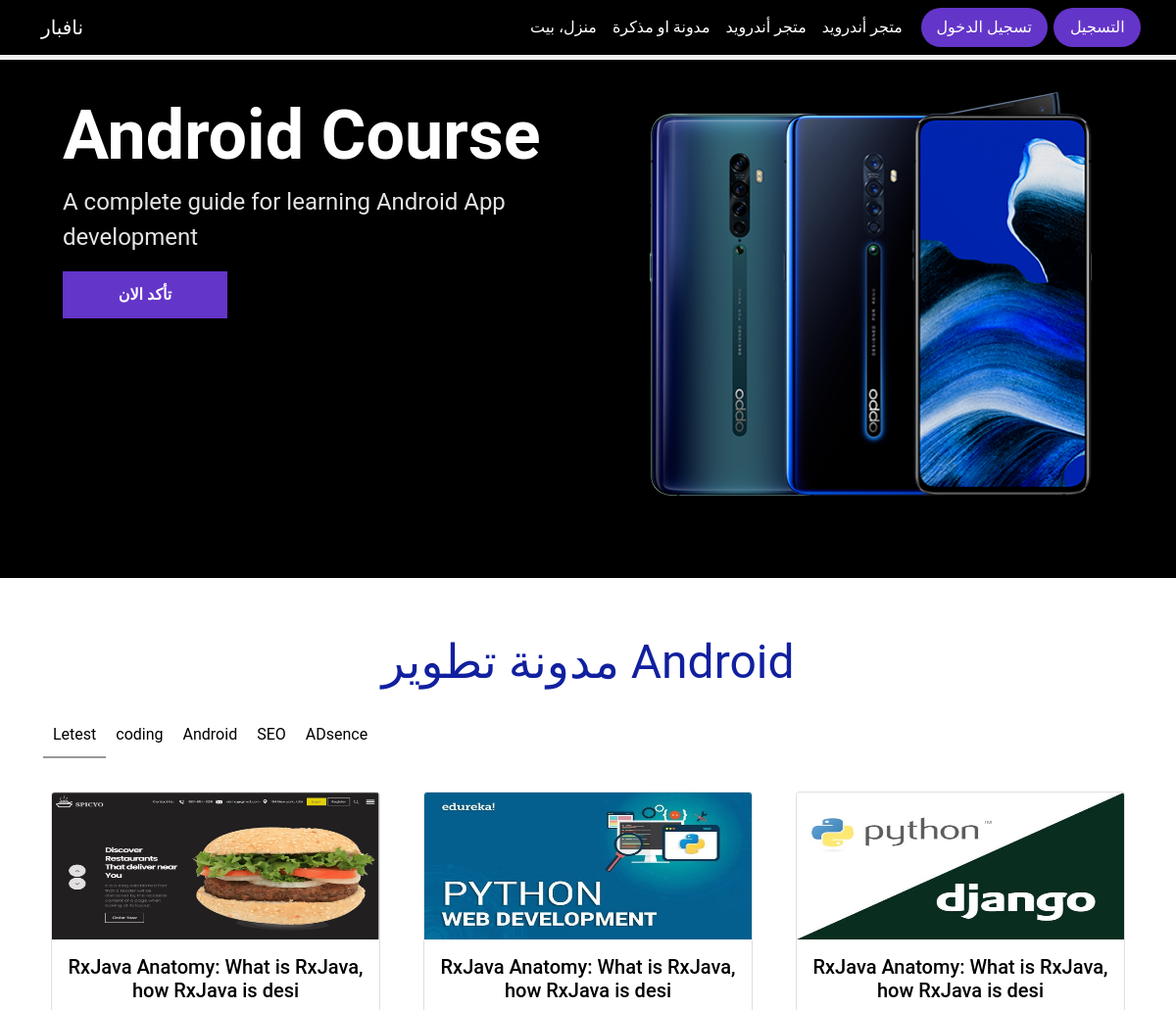
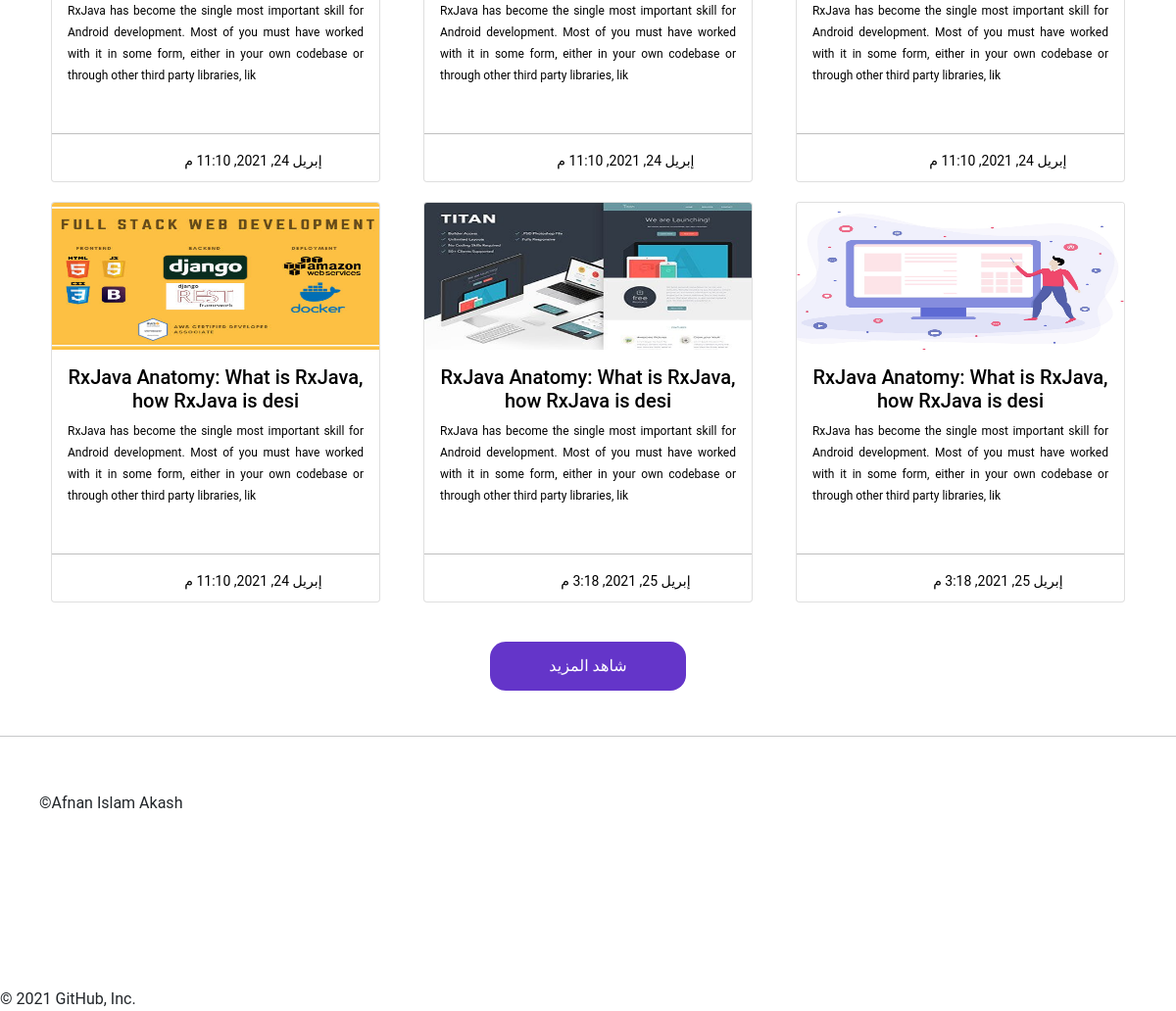
/ar/blog, run on the app's committed database (2 pictures, top to bottom).
### web_english/models.py (models this page shows, shortened)
class Head_titel(models.Model):
    titel=models.CharField(max_length=50,default="")
    subtitel=models.CharField(max_length=200,default="")
    button_link=models.CharField(max_length=200,default="")
    slide_image=models.ImageField(upload_to="static/slide_image/",default="")

class Category(models.Model):
    category=models.CharField(max_length=50)

class Blog(models.Model):
    titel=models.CharField(max_length=50)
    category=models.CharField(max_length=50)
    image=models.ImageField(upload_to="static/blog_image/")
    post=RichTextField(blank=True,null=True)
    date=models.DateTimeField(default=datetime.now())

### web_english/views.py (the view)
# urls.py: path('blog', views.blog, name="blog"),
def blog(request):
    blog=Blog.objects.all()
    blogcategory=Category.objects.all()
    sliderhead=Head_titel.objects.all()
    sendblog={
        'blog':blog,
        'category':blogcategory,
        "sliderhead":sliderhead
    }
    return render(request,"blog.html",sendblog)

### web_english/templates/blog.html (shortened to what this page needs)
{% extends 'base.html' %}
{% load static %}
{% load i18n %}
{% block head %}
<link rel="stylesheet" type="text/css" href="{% static 'css/style.css' %}">
{% endblock  %}
{% block body %}
    <div class="container-fluid slider" style="max-width:1324px;">
    	<div id="carouselExampleSlidesOnly" class="carousel slide container-fluid" data-bs-ride="carousel">
        <div class="carousel-inner" >
            <div class="carousel-item active ">
			{% for sliderhead in sliderhead %}
                <div class="slide_left">
                	<h1>{{sliderhead.titel}}</h1>
                	<div style="font-size:24px;color:#e5e5e5" class="sub header">{{sliderhead.subtitel}}</div>
					<button>{% trans "Check Now" %}</button>
                </div>
                <div class="slide_right">
                	<img src="{{sliderhead.slide_image.url}}">
                </div>
			{% endfor %}
            </div>
        </div>
        </div>
    </div>
    <div class="container" style="max-width:1324px;">
    	<div class="content_titel col-sm-12">
    	{% trans "Android Development Blog" %}
    	</div>
    </div>
    <div class="container-fluid" style="max-width:1324px;">
    	<div class="category">
    		<ul>
    			<li class="active_category"><a href="{% url 'blog' %}"> Letest</a></li>
				{% for i in category %}
    			<li><a href="{% url 'category' i.category %}">{{i.category}}</a></li>
				{% endfor %}
    		</ul>
    	</div>
    </div>
    	<div class="blog">
    		{% for blogpost in blog|slice:":6"%}
    		<div class="card blog_card">
    		<a href="{% url 'details_blog' blogpost.id %}" style="text-decoration: none;color: #000;">
			  <img src="{{blogpost.image.url}}" class="card-img-top" alt="..." style="height:150px;">
			  <div class="card-body">
			  	<h5>{{blogpost.titel}}</h5>
			    <span class="card-text" style="text-align:justify;font-size:12px;">{{blogpost.post|slice:":200"|safe}}</span>
			  </div><hr>
			  <div style="padding: 10px;font-size: 14px;padding-top: 0px;padding-bottom: 0px;margin-left: 23%;">
			  	{{blogpost.date}}
			  </div>
			</a>
			</div>
			{% endfor %}
    	</div>
    	<div style="height: 100px; width: 300px; margin-top:10px;margin:0 auto; text-align: center;">
          <a href="{% url 'allblog' %}"><button style="margin-top: 20px;background: #6435c9;width: 200px;height: 50px;color: #fff;border-radius: 16px;border: none;">{% trans "See more" %}</button></a>
        </div>
{% endblock  %}

### web_english/templates/base.html (shortened to what this page needs)
{% load static %}
{% load i18n %}
<!doctype html>
<html lang="en">
  <head>
    <link href="https://cdn.jsdelivr.net/npm/bootstrap@5.0.0-beta3/dist/css/bootstrap.min.css" rel="stylesheet">
    {% block head %}{% endblock  %}
  </head>
  <body>
  {% if request.user.is_authenticated %}
    <nav class="navbar navbar-expand-lg navbar-dark bg-dark" style="max-width:1324px;background:#000 !important; position: sticky; top:0;z-index: 1;margin:0 auto;">
    <div class="container">
        <a class="navbar-brand" href="http://127.0.0.1:8000/ar/">{% trans "Navbar" %}</a>
        <button class="navbar-toggler" type="button" data-bs-toggle="collapse" data-bs-target="#navbarSupportedContent" aria-controls="navbarSupportedContent" aria-expanded="false" aria-label="Toggle navigation">
        <span class="navbar-toggler-icon"></span>
        </button>
        <div class="collapse navbar-collapse" id="navbarSupportedContent">
        <ul class="navbar-nav ms-auto mb-2 mb-lg-0">
            <li class="nav-item">
            <a class="nav-link active" aria-current="page" href="{% url 'home' %}">{% trans "Home" %} </a>
            </li>
            <li class="nav-item">
            <a class="nav-link active" aria-current="page" href="{% url 'blog' %}">{% trans "Blog" %} </a>
            </li>
            <li class="nav-item">
            <a class="nav-link active" aria-current="page" href="{% url 'android_stor' %}">{% trans "Android Store" %} </a>
            </li>
            <li class="nav-item">
            <a class="nav-link active" aria-current="page"  href="{% url 'android_course' %}">{% trans "Android Courses" %} </a>
            </li>
            <li class="nav-item dropdown">
              <a class="nav-link dropdown-toggle" href="#" id="navbarDropdown" role="button" data-bs-toggle="dropdown" aria-expanded="false">
               {% trans "Language" %}
              </a>
              <ul class="dropdown-menu" aria-labelledby="navbarDropdown">
                <li><a class="dropdown-item" href="http://127.0.0.1:8000/en/">English</a></li>
                <li><a class="dropdown-item" href="http://127.0.0.1:8000/ar/">Arabic</a></li>
              </ul>
            </li>
            <li class="nav-item dropdown" >
              <a class="nav-link dropdown-toggle" href="#" id="navbarDropdown" role="button" data-bs-toggle="dropdown" aria-expanded="false">
                <img src="{{request.user.profilupdate.image.url}}" style="width:30px;height:30px; border-radius:50px;">
              </a>
              <ul class="profile_image dropdown-menu" aria-labelledby="navbarDropdown">
                <li><a class="dropdown-item" href="{% url 'profile' %}">{% trans "Profile" %} </a></li>
                <li><a class="dropdown-item" href="">{% trans "Post" %}</a></li>
                <li><a class="dropdown-item" href="{% url 'logout' %}">{% trans "Logout" %} </a></li>
              </ul>
            </li>
        </ul>
        </div>
    </div>
    </nav>
    <div  style="max-width:1324px; margin:0 auto;">
      <div class="progress_header" style="max-width:1324px; margin:0 auto;" >
          <div class="progress-container" style="max-width:1324px; margin:0 auto;">
              <div class="progress-bar" id="myBar" style="max-width:1324px;"></div>
          </div>
      </div>
    </div>
    {% else %}
    <nav class="navbar navbar-expand-lg navbar-dark bg-dark" style="max-width:1324px;background:#000 !important; position: sticky; top:0;z-index: 1;margin:0 auto;">
    <div class="container" >
        <a class="navbar-brand" href="http://127.0.0.1:8000/ar/">{% trans "Navbar" %}</a>
        <div class="collapse navbar-collapse" id="navbarSupportedContent">
        <ul class="navbar-nav ms-auto mb-2 mb-lg-0">
            <li class="nav-item">
            <a class="nav-link active" aria-current="page" href="{% url 'home' %}">{% trans "Home" %} </a>
            </li>
            <li class="nav-item">
            <a class="nav-link active" aria-current="page" href="{% url 'blog' %}">{% trans "Blog" %} </a>
            </li>
            <li class="nav-item">
            <a class="nav-link active" aria-current="page" href="{% url 'android_stor' %}">{% trans "Android Store" %} </a>
            </li>
            <li class="nav-item">
            <a class="nav-link active" aria-current="page"  href="{% url 'android_course' %}">{% trans "Android Courses" %} </a>
            </li>
            <li class="nav-item">
                <a class="nav-link login_button" data-bs-toggle="modal" data-bs-target="#exampleModal_login" href="#">{% trans "Login" %} </a>
            </li>
            <li class="nav-item">
                <a class="nav-link login_button" data-bs-toggle="modal" data-bs-target="#exampleModal_singup" href="Singup">{% trans "SingUp" %} </a>
            </li>
        </ul>
        </div>
    </div>
    </nav>
    <div  style="max-width:1324px; margin:0 auto;">
      <div class="progress_header" style="max-width:1324px; margin:0 auto;" >
          <div class="progress-container" style="max-width:1324px; margin:0 auto;">
          </div>
      </div>
    </div>
    {% endif %}
    {% block body %}{% endblock  %}
    <hr><div class="continer-fluid footer">
        &copy;Afnan Islam Akash
    </div>
  </body>
</html>

### static/css/style.css (style rules this page uses)
body { font-family:Roboto,Helvetica Neue,Arial,Helvetica,sans-serif; }
.slider { width:100%; height: 534px; background: #000; }
.slide_left { width:50%; float: left; display: inline-block; padding: 40px; }
.slide_left h1 { font-size: 70px; color: #fff; font-weight:bold; }
.slide_left button { border: 0px; width: 168px; padding: 12px; color: #fff; background: #6435c9; font-weight: bold; margin-top: 17px; }
.slide_right { width:50%; float: right; display: inline-block; padding: 20px; }
.slide_right img { width:100%; }
.content_titel { width: 100%; height:auto; text-align: center; font-size: xxx-large; padding:50px; display: block; padding-bottom:0px; color: #11209f; }
.blog { max-width:1324px; margin:0 auto; text-align: center; }
.blog_card { margin: 20px; margin-top: 0px; padding: 10px; width: 28%; transition: all .1s; padding-left: 0px; padding-right: 0px; padding-top: 0px; height: auto; line-height: 22px; display: inline-block; }
.login_button { background: #6435c9; border-radius: 27px; color: #fff !important; width: 95%; text-align: center; margin-right: 11px; margin-left: 11px; }
.footer { width: 100%; height:30vh; padding: 40px 20px 50px 40px; background: #fff; }
.category { height: 50px; width: 100%; margin-bottom: 30px; }
.category ul li { text-decoration: none; list-style: none; float: left; padding: 10px; }
.category ul li a { text-decoration: none; color: #000; }
.active_category { border-bottom:solid 2px #999; }
.progress_header { position: fixed; z-index: 1; width: 100%; background-color: #f1f1f1; }
.progress-container { width: 100%; height: 5px; background:#ccc0; }

### data on the page
Head_titel: titel "Android Course", subtitel "A complete guide for learning Android App development", slide_image (picture)
Category: category "coding"
Category: category "Android"
Category: category "SEO"
Category: category "ADsence"
Blog: image (picture), titel "RxJava Anatomy: What is RxJava, how RxJava is desi", post "RxJava has become the single most important skill for Android development. Most of you must have worked with it in some form, either in your own codebase or through other third party libraries, lik", date "إبريل 24, 2021, 11:10 م"
Blog: image (picture), titel "RxJava Anatomy: What is RxJava, how RxJava is desi", post "RxJava has become the single most important skill for Android development. Most of you must have worked with it in some form, either in your own codebase or through other third party libraries, lik", date "إبريل 24, 2021, 11:10 م"
Blog: image (picture), titel "RxJava Anatomy: What is RxJava, how RxJava is desi", post "RxJava has become the single most important skill for Android development. Most of you must have worked with it in some form, either in your own codebase or through other third party libraries, lik", date "إبريل 24, 2021, 11:10 م"
Blog: image (picture), titel "RxJava Anatomy: What is RxJava, how RxJava is desi", post "RxJava has become the single most important skill for Android development. Most of you must have worked with it in some form, either in your own codebase or through other third party libraries, lik", date "إبريل 24, 2021, 11:10 م"
Blog: image (picture), titel "RxJava Anatomy: What is RxJava, how RxJava is desi", post "RxJava has become the single most important skill for Android development. Most of you must have worked with it in some form, either in your own codebase or through other third party libraries, lik", date "إبريل 25, 2021, 3:18 م"
Blog: image (picture), titel "RxJava Anatomy: What is RxJava, how RxJava is desi", post "RxJava has become the single most important skill for Android development. Most of you must have worked with it in some form, either in your own codebase or through other third party libraries, lik", date "إبريل 25, 2021, 3:18 م"
